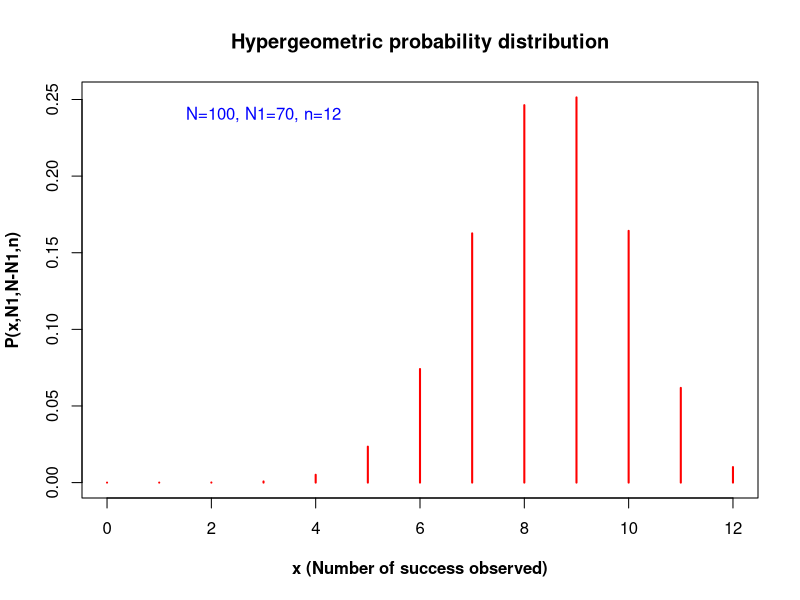

Recreate this plot in R.
###-------------------------------------------------------------------------------
### R functions for hypergeometric distributions.

## N = total number of events in the population
## N1 = number of successes in the population
## N-N1 = number of failures in the population
## n = number of events randomly drawn from population
## x = number of successes out of n random draws

N = 100
N1 = 70
n = 12
x = seq(0,12)

## Computing hypergeometric probability density
y = dhyper(x,N1,N-N1, n)
plot(x,y,type="h", col="red", lwd=2, xlab="x (Number of success observed)", ylab="P(x,N1,N-N1,n)", font.lab=2, main="Hypergeometric probability distribution")
text(3, 0.24, "N=100, N1=70, n=12", col="blue")


## Computing the cumulative probability upto a given value of x from x=0
x=10
pcum = phyper(x,N1,N-N1,n)
print(paste("cumulative probability upto x=10 is ",round(pcum,digits=3)))


## getting x value corresponding to a cumulative probability p
p = 0.9
q = qhyper(p,N1,N-N1,n)
print(paste("x value for a cumulative probability of 0.25 is :  ",round(q)))


### generating random deviates from hypergeometric distribution 
randev = rhyper(5, N1, N-N1, n)
print( "random deviates from hypergeometric distribution : ")
print(round(randev,digits=2))
